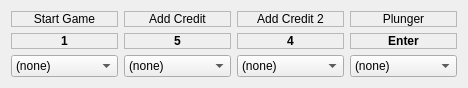
    <widget class="QWidget" name="gridLayoutWidget_29">
     <property name="geometry">
      <rect>
       <x>20</x>
       <y>140</y>
       <width>641</width>
       <height>83</height>
      </rect>
     </property>
     <layout class="QGridLayout" name="StartCreditGrid" columnstretch="1,0,0,1">
      <property name="sizeConstraint">
       <enum>QLayout::SizeConstraint::SetFixedSize</enum>
      </property>
      <property name="horizontalSpacing">
       <number>-1</number>
      </property>
      <item row="3" column="1">
       <widget class="QComboBox" name="JoyAddCreditKey">
        <item>
         <property name="text">
          <string>(none)</string>
         </property>
        </item>
        <item>
         <property name="text">
          <string>Button1</string>
         </property>
        </item>
        <item>
         <property name="text">
          <string>Button2</string>
         </property>
        </item>
        <item>
         <property name="text">
          <string>Button3</string>
         </property>
        </item>
        <item>
         <property name="text">
          <string>Button4</string>
         </property>
        </item>
        <item>
         <property name="text">
          <string>Button5</string>
         </property>
        </item>
        <item>
         <property name="text">
          <string>Button6</string>
         </property>
        </item>
        <item>
         <property name="text">
          <string>Button7</string>
         </property>
        </item>
        <item>
         <property name="text">
          <string>Button8</string>
         </property>
        </item>
        <item>
         <property name="text">
          <string>Button9</string>
         </property>
        </item>
        <item>
         <property name="text">
          <string>Button10</string>
         </property>
        </item>
        <item>
         <property name="text">
          <string>Button11</string>
         </property>
        </item>
        <item>
         <property name="text">
          <string>Button12</string>
         </property>
        </item>
        <item>
         <property name="text">
          <string>Button13</string>
         </property>
        </item>
        <item>
         <property name="text">
          <string>Button14</string>
         </property>
        </item>
        <item>
         <property name="text">
          <string>Button15</string>
         </property>
        </item>
        <item>
         <property name="text">
          <string>Button16</string>
         </property>
        </item>
        <item>
         <property name="text">
          <string>Button17</string>
         </property>
        </item>
        <item>
         <property name="text">
          <string>Button18</string>
         </property>
        </item>
        <item>
         <property name="text">
          <string>Button19</string>
         </property>
        </item>
        <item>
         <property name="text">
          <string>Button20</string>
         </property>
        </item>
        <item>
         <property name="text">
          <string>Button21</string>
         </property>
        </item>
        <item>
         <property name="text">
          <string>Button22</string>
         </property>
        </item>
        <item>
         <property name="text">
          <string>Button23</string>
         </property>
        </item>
        <item>
         <property name="text">
          <string>Button24</string>
         </property>
        </item>
        <item>
         <property name="text">
          <string>Left Mouse</string>
         </property>
        </item>
        <item>
         <property name="text">
          <string>Right Mouse</string>
         </property>
        </item>
        <item>
         <property name="text">
          <string>Middle Mouse</string>
         </property>
        </item>
       </widget>
      </item>
      <item row="2" column="3">
       <widget class="QLabel" name="label_177">
        <property name="font">
         <font>
          <bold>true</bold>
          <kerning>true</kerning>
         </font>
        </property>
        <property name="frameShape">
         <enum>QFrame::Shape::StyledPanel</enum>
        </property>
        <property name="text">
         <string>Enter</string>
        </property>
        <property name="alignment">
         <set>Qt::AlignmentFlag::AlignCenter</set>
        </property>
       </widget>
      </item>
      <item row="0" column="0">
       <widget class="QLabel" name="label_60">
        <property name="frameShape">
         <enum>QFrame::Shape::StyledPanel</enum>
        </property>
        <property name="text">
         <string>Start Game</string>
        </property>
        <property name="alignment">
         <set>Qt::AlignmentFlag::AlignCenter</set>
        </property>
       </widget>
      </item>
      <item row="0" column="1">
       <widget class="QLabel" name="label_62">
        <property name="frameShape">
         <enum>QFrame::Shape::StyledPanel</enum>
        </property>
        <property name="text">
         <string>Add Credit</string>
        </property>
        <property name="alignment">
         <set>Qt::AlignmentFlag::AlignCenter</set>
        </property>
       </widget>
      </item>
      <item row="0" column="2">
       <widget class="QLabel" name="label_61">
        <property name="frameShape">
         <enum>QFrame::Shape::StyledPanel</enum>
        </property>
        <property name="text">
         <string>Add Credit 2</string>
        </property>
        <property name="alignment">
         <set>Qt::AlignmentFlag::AlignCenter</set>
        </property>
       </widget>
      </item>
      <item row="2" column="2">
       <widget class="QLabel" name="label_176">
        <property name="font">
         <font>
          <bold>true</bold>
          <kerning>true</kerning>
         </font>
        </property>
        <property name="frameShape">
         <enum>QFrame::Shape::StyledPanel</enum>
        </property>
        <property name="text">
         <string>4</string>
        </property>
        <property name="alignment">
         <set>Qt::AlignmentFlag::AlignCenter</set>
        </property>
       </widget>
      </item>
      <item row="3" column="0">
       <widget class="QComboBox" name="JoyStartGameKey">
        <item>
         <property name="text">
          <string>(none)</string>
         </property>
        </item>
        <item>
         <property name="text">
          <string>Button1</string>
         </property>
        </item>
        <item>
         <property name="text">
          <string>Button2</string>
         </property>
        </item>
        <item>
         <property name="text">
          <string>Button3</string>
         </property>
        </item>
        <item>
         <property name="text">
          <string>Button4</string>
         </property>
        </item>
        <item>
         <property name="text">
          <string>Button5</string>
         </property>
        </item>
        <item>
         <property name="text">
          <string>Button6</string>
         </property>
        </item>
        <item>
         <property name="text">
          <string>Button7</string>
         </property>
        </item>
        <item>
         <property name="text">
          <string>Button8</string>
         </property>
        </item>
        <item>
         <property name="text">
          <string>Button9</string>
         </property>
        </item>
        <item>
         <property name="text">
          <string>Button10</string>
         </property>
        </item>
        <item>
         <property name="text">
          <string>Button11</string>
         </property>
        </item>
        <item>
         <property name="text">
          <string>Button12</string>
         </property>
        </item>
        <item>
         <property name="text">
          <string>Button13</string>
         </property>
        </item>
        <item>
         <property name="text">
          <string>Button14</string>
         </property>
        </item>
        <item>
         <property name="text">
          <string>Button15</string>
         </property>
        </item>
        <item>
         <property name="text">
          <string>Button16</string>
         </property>
        </item>
        <item>
         <property name="text">
          <string>Button17</string>
         </property>
        </item>
        <item>
         <property name="text">
          <string>Button18</string>
         </property>
        </item>
        <item>
         <property name="text">
          <string>Button19</string>
         </property>
        </item>
        <item>
         <property name="text">
          <string>Button20</string>
         </property>
        </item>
        <item>
         <property name="text">
          <string>Button21</string>
         </property>
        </item>
        <item>
         <property name="text">
          <string>Button22</string>
         </property>
        </item>
        <item>
         <property name="text">
          <string>Button23</string>
         </property>
        </item>
        <item>
         <property name="text">
          <string>Button24</string>
         </property>
        </item>
        <item>
         <property name="text">
          <string>Left Mouse</string>
         </property>
        </item>
        <item>
         <property name="text">
          <string>Right Mouse</string>
         </property>
        </item>
        <item>
         <property name="text">
          <string>Middle Mouse</string>
         </property>
        </item>
       </widget>
      </item>
      <item row="2" column="1">
       <widget class="QLabel" name="label_175">
        <property name="font">
         <font>
          <bold>true</bold>
          <kerning>true</kerning>
         </font>
        </property>
        <property name="frameShape">
         <enum>QFrame::Shape::StyledPanel</enum>
        </property>
        <property name="text">
         <string>5</string>
        </property>
        <property name="alignment">
         <set>Qt::AlignmentFlag::AlignCenter</set>
        </property>
       </widget>
      </item>
      <item row="2" column="0">
       <widget class="QLabel" name="label_174">
        <property name="font">
         <font>
          <bold>true</bold>
          <kerning>true</kerning>
         </font>
        </property>
        <property name="frameShape">
         <enum>QFrame::Shape::StyledPanel</enum>
        </property>
        <property name="text">
         <string>1</string>
        </property>
        <property name="alignment">
         <set>Qt::AlignmentFlag::AlignCenter</set>
        </property>
       </widget>
      </item>
      <item row="0" column="3">
       <widget class="QLabel" name="label_59">
        <property name="frameShape">
         <enum>QFrame::Shape::StyledPanel</enum>
        </property>
        <property name="text">
         <string>Plunger</string>
        </property>
        <property name="alignment">
         <set>Qt::AlignmentFlag::AlignCenter</set>
        </property>
       </widget>
      </item>
      <item row="3" column="2">
       <widget class="QComboBox" name="JoyAddCredit2Key">
        <item>
         <property name="text">
          <string>(none)</string>
         </property>
        </item>
        <item>
         <property name="text">
          <string>Button1</string>
         </property>
        </item>
        <item>
         <property name="text">
          <string>Button2</string>
         </property>
        </item>
        <item>
         <property name="text">
          <string>Button3</string>
         </property>
        </item>
        <item>
         <property name="text">
          <string>Button4</string>
         </property>
        </item>
        <item>
         <property name="text">
          <string>Button5</string>
         </property>
        </item>
        <item>
         <property name="text">
          <string>Button6</string>
         </property>
        </item>
        <item>
         <property name="text">
          <string>Button7</string>
         </property>
        </item>
        <item>
         <property name="text">
          <string>Button8</string>
         </property>
        </item>
        <item>
         <property name="text">
          <string>Button9</string>
         </property>
        </item>
        <item>
         <property name="text">
          <string>Button10</string>
         </property>
        </item>
        <item>
         <property name="text">
          <string>Button11</string>
         </property>
        </item>
        <item>
         <property name="text">
          <string>Button12</string>
         </property>
        </item>
        <item>
         <property name="text">
          <string>Button13</string>
         </property>
        </item>
        <item>
         <property name="text">
          <string>Button14</string>
         </property>
        </item>
        <item>
         <property name="text">
          <string>Button15</string>
         </property>
        </item>
        <item>
         <property name="text">
          <string>Button16</string>
         </property>
        </item>
        <item>
         <property name="text">
          <string>Button17</string>
         </property>
        </item>
        <item>
         <property name="text">
          <string>Button18</string>
         </property>
        </item>
        <item>
         <property name="text">
          <string>Button19</string>
         </property>
        </item>
        <item>
         <property name="text">
          <string>Button20</string>
         </property>
        </item>
        <item>
         <property name="text">
          <string>Button21</string>
         </property>
        </item>
        <item>
         <property name="text">
          <string>Button22</string>
         </property>
        </item>
        <item>
         <property name="text">
          <string>Button23</string>
         </property>
        </item>
        <item>
         <property name="text">
          <string>Button24</string>
         </property>
        </item>
        <item>
         <property name="text">
          <string>Left Mouse</string>
         </property>
        </item>
        <item>
         <property name="text">
          <string>Right Mouse</string>
         </property>
        </item>
        <item>
         <property name="text">
          <string>Middle Mouse</string>
         </property>
        </item>
       </widget>
      </item>
      <item row="3" column="3">
       <widget class="QComboBox" name="JoyPlungerKey">
        <item>
         <property name="text">
          <string>(none)</string>
         </property>
        </item>
        <item>
         <property name="text">
          <string>Button1</string>
         </property>
        </item>
        <item>
         <property name="text">
          <string>Button2</string>
         </property>
        </item>
        <item>
         <property name="text">
          <string>Button3</string>
         </property>
        </item>
        <item>
         <property name="text">
          <string>Button4</string>
         </property>
        </item>
        <item>
         <property name="text">
          <string>Button5</string>
         </property>
        </item>
        <item>
         <property name="text">
          <string>Button6</string>
         </property>
        </item>
        <item>
         <property name="text">
          <string>Button7</string>
         </property>
        </item>
        <item>
         <property name="text">
          <string>Button8</string>
         </property>
        </item>
        <item>
         <property name="text">
          <string>Button9</string>
         </property>
        </item>
        <item>
         <property name="text">
          <string>Button10</string>
         </property>
        </item>
        <item>
         <property name="text">
          <string>Button11</string>
         </property>
        </item>
        <item>
         <property name="text">
          <string>Button12</string>
         </property>
        </item>
        <item>
         <property name="text">
          <string>Button13</string>
         </property>
        </item>
        <item>
         <property name="text">
          <string>Button14</string>
         </property>
        </item>
        <item>
         <property name="text">
          <string>Button15</string>
         </property>
        </item>
        <item>
         <property name="text">
          <string>Button16</string>
         </property>
        </item>
        <item>
         <property name="text">
          <string>Button17</string>
         </property>
        </item>
        <item>
         <property name="text">
          <string>Button18</string>
         </property>
        </item>
        <item>
         <property name="text">
          <string>Button19</string>
         </property>
        </item>
        <item>
         <property name="text">
          <string>Button20</string>
         </property>
        </item>
        <item>
         <property name="text">
          <string>Button21</string>
         </property>
        </item>
        <item>
         <property name="text">
          <string>Button22</string>
         </property>
        </item>
        <item>
         <property name="text">
          <string>Button23</string>
         </property>
        </item>
        <item>
         <property name="text">
          <string>Button24</string>
         </property>
        </item>
        <item>
         <property name="text">
          <string>Left Mouse</string>
         </property>
        </item>
        <item>
         <property name="text">
          <string>Right Mouse</string>
         </property>
        </item>
        <item>
         <property name="text">
          <string>Middle Mouse</string>
         </property>
        </item>
       </widget>
      </item>
     </layout>
    </widget>
